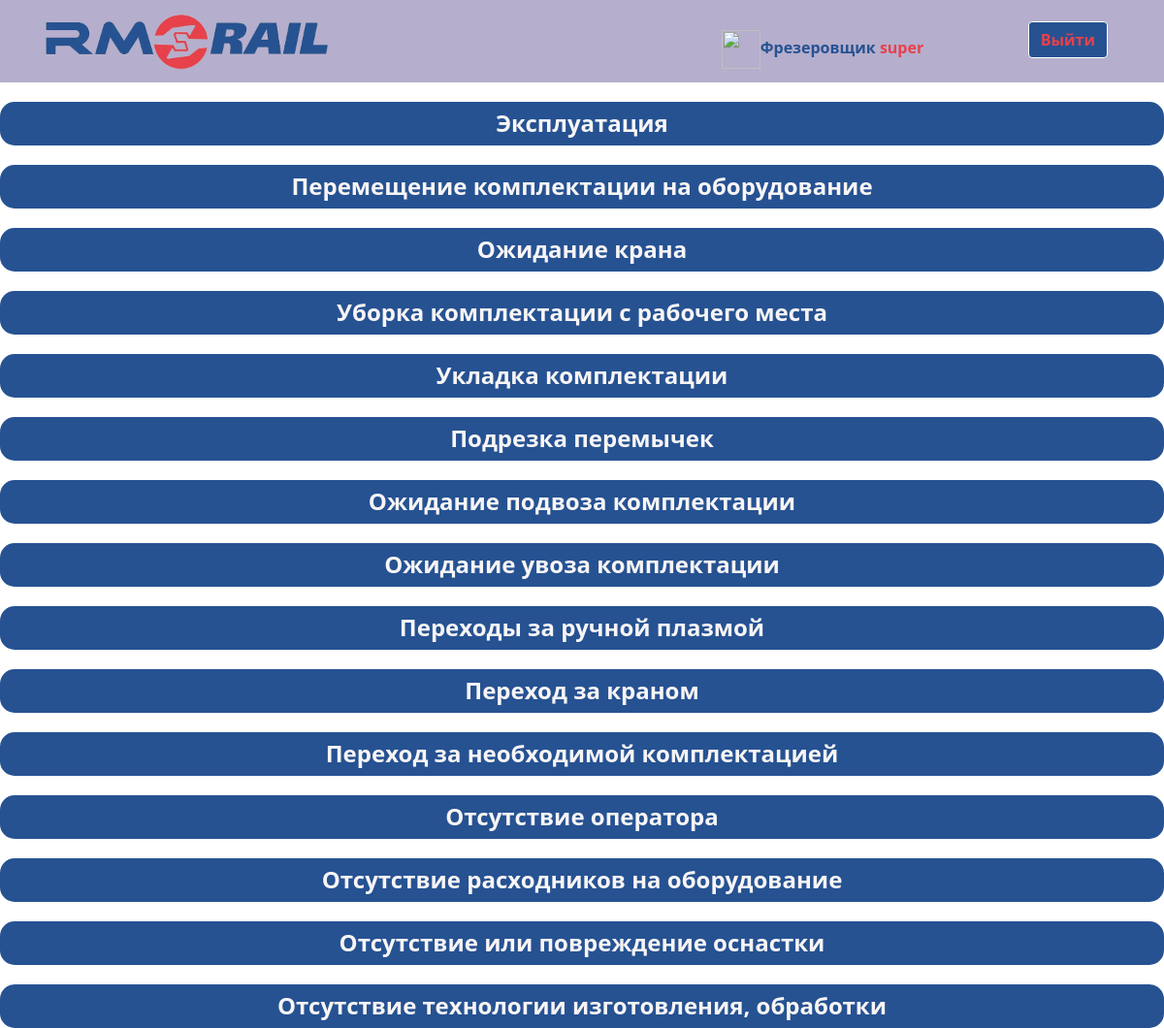
Screenshot of /change_condition/2/ (signed in) with the database file from the repository.
### Block_panel/models.py (models this page shows, shortened)
class Condition(models.Model):
    id_number = models.CharField(max_length=13)
    name = models.CharField(max_length=200)

### Block_panel/views.py (the view)
# urls.py: path('change_condition/<slug:slug>/',views.change_condition,name='change_condition'),
@login_required(login_url='/auth/log/')
def change_condition(request,slug):
    template = 'index/change.html'
    machine = UserMachine.objects.filter(slug=slug).get()
    if machine.condition.name == 'Эксплуатация':
        all_conditions = Condition.objects.all()
    else:
        all_conditions = Condition.objects.filter(id = 1 )
    context = {'all_conditions': all_conditions,'slug':slug}
    return render(request,template,context)

### templates/index/change.html (shortened to what this page needs)
<!DOCTYPE html>
<html lang="ru">
  <head>
    {% load static %}
    <link rel="stylesheet" href="{% static 'css/bootstrap.min.css' %}">
  </head>
  <body>
    <header>
      {% include 'includes/header.html' %}
    </header>
</head>
<body>
    {% for i in all_conditions %}
        <a class="rounded-rectangle"  href="{% url 'Block_panel:main2' condition=i.id_number machines=slug %}" style="text-decoration: none; "> <b class = "rectangle-text">{{i.name}}<br></b></a>
    {% endfor %}
  </body>
</html>

### templates/includes/header.html (shortened to what this page needs)
{% load static %}
<nav class="navbar navbar-light" style="background-color: rgb(181, 174, 204)">
    <div class="container">
      <a class="navbar-brand" href="{% url 'Block_panel:main' %}">
        <img src="{% static 'img/logo.png' %}"style="width: 300px; height: auto;" class="d-inline-block align-top" alt="">
      </a>
      <ul class="nav nav-pills">
        {% if user.is_authenticated  %}
        <li style="width: 300px; height: auto; margin-top:4%;" class="d-inline-block align-top" alt="" >
          <img src="{% static 'img/i.jpg' %}"style="width: 40px; height: 40px;" alt=""><b style ="color: rgb(38, 82, 146);">Фрезеровщик</b>  <b style ="color: rgb(232, 65, 76);">{{ user.username }}</b>
        </li>
        <li class="nav-item">
          <form action="{% url 'User_identification:logout' %}" method="post" class="nav-link link-light" >
            <button type="submit" class="btn btn-primary"  style="background-color: rgb(38, 82, 146); border-color: rgb(255, 255, 255); color: rgb(232, 65, 76);font-size:4;"><b>Выйти</b></button>
          </form>
        </li>
        {% else %}
        <li class="nav-item">
          <a class="nav-link link-light" href="{% url 'User_identification:log' %}">
            <button type="submit" class="btn btn-primary"  style="background-color: rgb(38, 82, 146); border-color: rgb(255, 255, 255); color: rgb(232, 65, 76);font-size:4;"><b>Войти</b></button>
          </a>
        </li>
        {% endif %}
      </ul>
    </div>
  </nav>

### templates/index/change.html (style rules this page uses)
.rounded-rectangle { background-color:rgb(38, 82, 146); border-radius: 15px; padding: 20px; width: 100%; height: 45px; display: flex; justify-content: center; align-items: center; color: rgb(253, 245, 246); font-size: 20px; margin-top: 20px; justify-content: center; align-items: center; }
.rectangle-text { font-size: 24px; color:rgb(248, 245, 245); text-align: center; box-sizing: border-box; }

### rows the page displays
Condition: name "Эксплуатация"
Condition: name "Перемещение комплектации на оборудование"
Condition: name "Ожидание крана"
Condition: name "Уборка комплектации с рабочего места"
Condition: name "Укладка комплектации"
Condition: name "Подрезка перемычек"
Condition: name "Ожидание подвоза комплектации"
Condition: name "Ожидание увоза комплектации"
Condition: name "Переходы за ручной плазмой"
Condition: name "Переход за краном"
Condition: name "Переход за необходимой комплектацией"
Condition: name "Отсутствие оператора"
Condition: name "Отсутствие расходников на оборудование"
Condition: name "Отсутствие или повреждение оснастки"
Condition: name "Отсутствие технологии изготовления, обработки"

### other values shown
{{ user.username }} "super"
